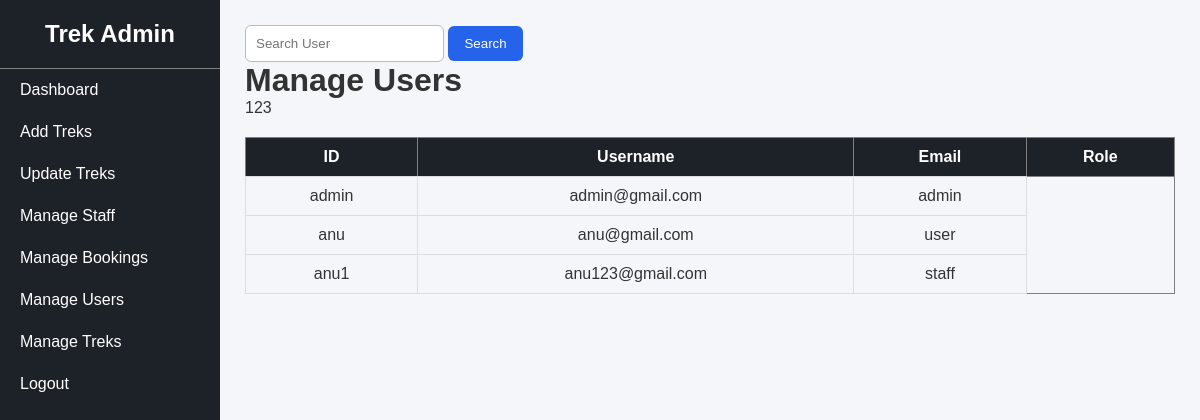
Page /manage_users (signed in) on the committed database.
### tables this page shows
CREATE TABLE users(
                 id INTEGER PRIMARY KEY AUTOINCREMENT,
                 username TEXT UNIQUE NOT NULL,
                 email TEXT UNIQUE NOT NULL,
                 mobile TEXT UNIQUE,
                 password TEXT NOT NULL,
                 role TEXT NOT NULL DEFAULT 'user');

### app.py (the view)
@app.route("/manage_users")
def manage_users():
    if "user" not in session or session["user"] != "admin":
        return "Access Denied"
    conn = get_db_connnection()
    search = request.args.get("search","")
    if search:
        users = conn.execute("""
                             SELECT * FROM users WHERE username LIKE ? OR id LIKE ?""",("%"+search+"%","%"+search+"%")).fetchall()
    else:
        users = conn.execute(""" SELECT *FROM users""").fetchall()
    conn.close()
    return render_template("manage_users.html", users=users)

### app.py (called while the page is built)
def get_db_connnection():
    conn = sqlite3.connect("database.db")
    conn.row_factory =sqlite3.Row
    return conn

### templates/manage_users.html
{% extends "admin_base.html" %}
{% block content %}
<form method="GET">
<input type="text" name="search" placeholder="Search User">
<button class="sbtn"> Search </button>
</form>
<h1>Manage Users</h1>
<table border="1">
<tr>
    <th>ID</th>
    <th>Username</th>
    <th>Email</th>
    <th>Role</th>
</tr>
{% for user in users %}
<tr>
<tr>{{ user["id"] }}</td>
<td>{{ user["username"] }}</td>
<td>{{ user["email"] }}</td>
<td>{{ user["role"] }}</td>
</tr>
{% endfor %}
</table>
{% endblock %}

### static/css/style.css (style rules this page uses)
* { margin:0; padding:0; box-sizing:border-box; }
body { font-family:Arial, Helvetica, sans-serif; background:#f4f6f9; color:#333; }
#form_div button, .sbtn { background:#2563eb; color:white; border:none; padding:10px 16px; border-radius:6px; cursor:pointer; text-decoration:none; }
table { width:100%; border-collapse:collapse; margin-top:20px; }
table th { background:#1D2228; color:white; padding:10px; }
table td { padding:10px; border:1px solid #ddd; text-align:center; }
table tr:nth-child(even) { background:#f8f8f8; }
input, select, textarea { padding:10px; border:1px solid #bbb; border-radius:6px; }

### rows in the picture
users: username "admin", email "admin@gmail.com", role "admin"
users: username "anu", email "anu@gmail.com", role "user"
users: username "anu1", email "anu123@gmail.com", role "staff"
